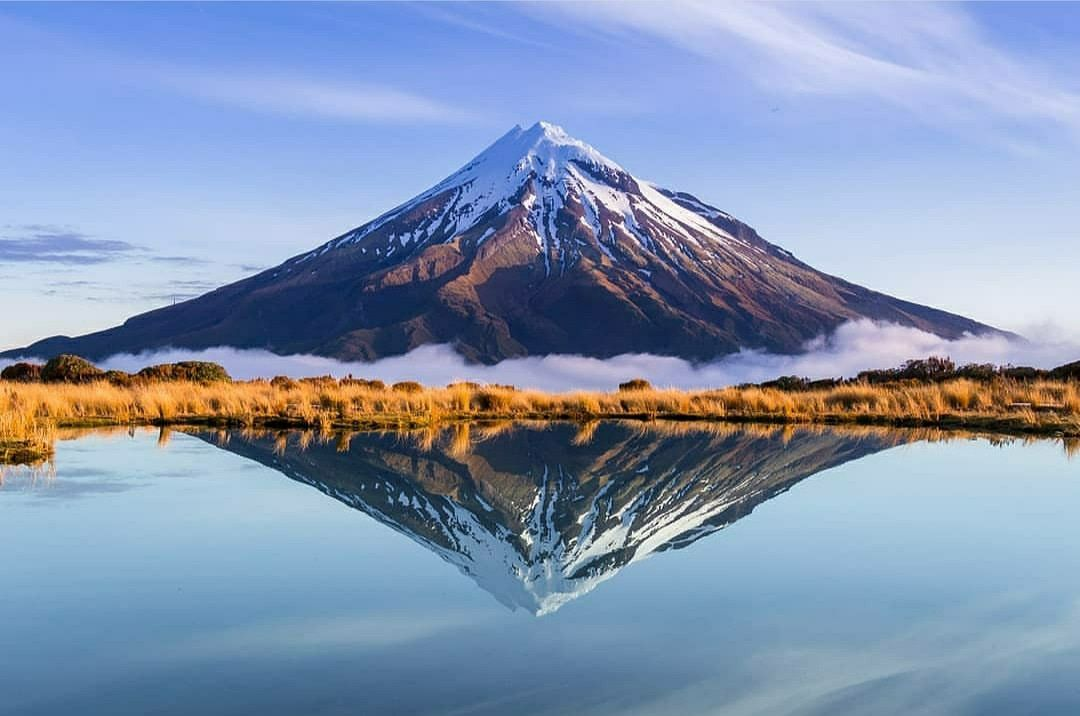
#> input picture image.jpg, 1080 x 716 px
$ python bruteForceASCIIConverter.py   (older library calls are emulated)
#> lines starting #> are read from the running program, lines starting #| are printed output that depends on the picture
import numpy as np
import cv2
import pyperclip
from PIL import ImageFont, ImageDraw, Image

laplacian = False
alphanumerics = False
density = 17
font_size_y = 18
blur = 5 # Must Be Odd

# Load the original image
oimg = cv2.imread("image.jpg")
#> oimg is the input picture: shape (716, 1080, 3); mean B, G, R 177.1, 148.5, 130.8
oimg = cv2.resize(oimg, (720, int(oimg.shape[0] *(720/oimg.shape[1]))))
#> oimg: shape (477, 720, 3)
oimg = cv2.cvtColor(oimg, cv2.COLOR_BGR2GRAY)
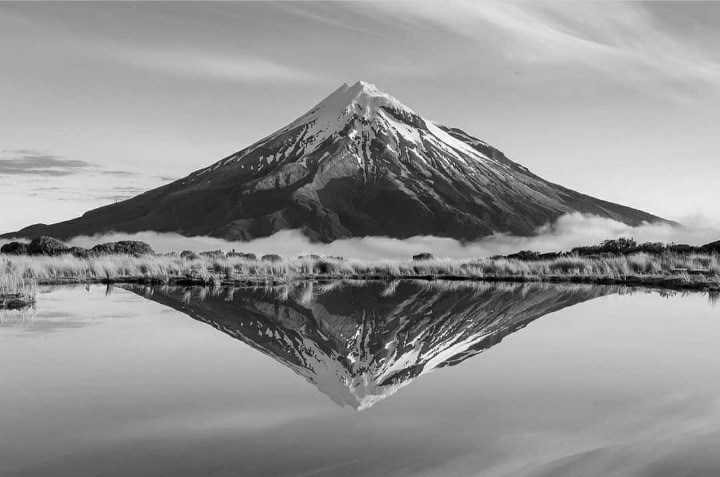
#> oimg: shape (477, 720); min 0, max 252, mean 146.4

# These settings also control the fidelity of the output image...
img = cv2.GaussianBlur(oimg, (blur, blur), 0)
img = cv2.bilateralFilter(img, blur, 20, 20)
img = cv2.Laplacian(img, cv2.CV_8U)
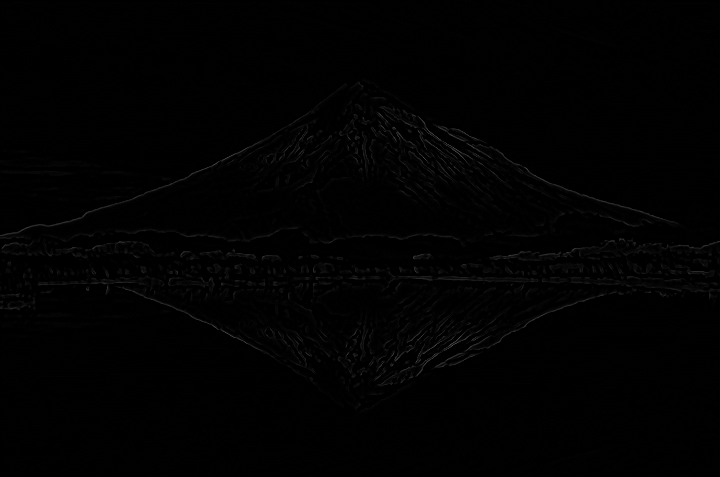
#> img: shape (477, 720); min 0, max 81, mean 1.4
img = cv2.bilateralFilter(img, blur, 200, 200)
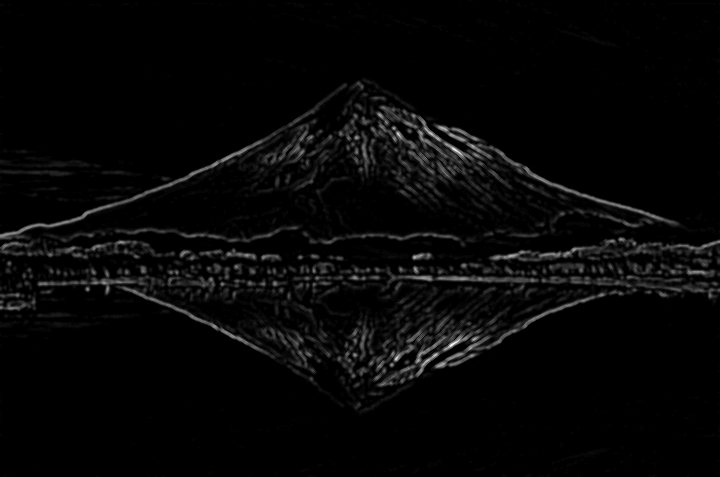
#> img: shape (477, 720); min 0, max 38, mean 1; drawn with min black and max white

img = cv2.normalize(img, img, 255, 0, cv2.NORM_MINMAX)
img = img.astype(np.float) * (density / 255)

finalImage = np.zeros(img.shape, dtype=np.uint8)

# Specify the font to create
asciiCharacters = " !\"'*+,-./:;<=>\^_`|~"
if alphanumerics:
  asciiCharacters += "?#$%&@0123456789ABCDEFGHIJKLMNOPQRSTUVWXYZabcdefghijklmnopqrstuvwxyz()[]]{}"
font_size_x = int(font_size_y * 0.45)
consolas = ImageFont.truetype("./Consolas.ttf", int(font_size_y*0.8))

asciiAtlas     = np.zeros((len(asciiCharacters), font_size_y, font_size_x), dtype=np.uint8)
laplacianAtlas = np.zeros(asciiAtlas.shape, dtype=np.uint8)
for i in range(len(asciiCharacters)):
  # Make into PIL Image
  im_p = Image.fromarray(asciiAtlas[i])
  draw = ImageDraw.Draw(im_p)
  draw.text((0, 3), asciiCharacters[i], (255), font=consolas)
  asciiAtlas[i] = np.array(im_p)

  laplacianAtlas[i] = cv2.Laplacian(asciiAtlas[i], cv2.CV_8U) if laplacian else np.copy(asciiAtlas[i])
  #laplacianAtlas[i] = cv2.GaussianBlur(laplacianAtlas[i], (3, 3), 0)
  laplacianAtlas[i] = laplacianAtlas[i].astype(np.float)
  cv2.normalize(laplacianAtlas[i], laplacianAtlas[i], 255, 0, cv2.NORM_MINMAX)

# Construct string...
outputArt = ''
for y in range(int(img.shape[0] / font_size_y)):
  for x in range(int(img.shape[1] / font_size_x)):
    imgSlice = img[y * font_size_y : (y + 1) * font_size_y, x * font_size_x : (x + 1) * font_size_x]

    # Broadcast imgSlice to the font array size...
    alphabetSubtractions = np.abs((laplacianAtlas/255) - imgSlice)
    alphabetSimilarities = np.sum(alphabetSubtractions, axis=(1, 2))
    minIndex             = np.argmin(alphabetSimilarities)

    finalImage[y * font_size_y : (y + 1) * font_size_y, x * font_size_x : (x + 1) * font_size_x] = asciiAtlas[minIndex]
    outputArt += asciiCharacters[minIndex]
  outputArt += '\r\n'
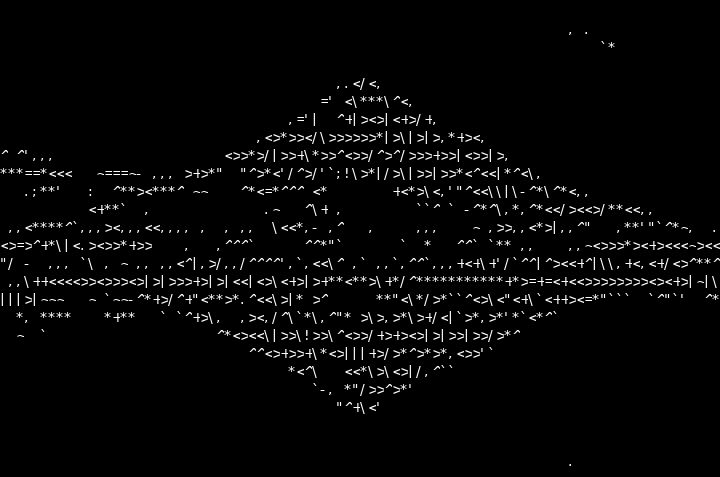
#> finalImage: shape (477, 720); min 0, max 255, mean 7

# Copy ASCII Art to clipboard
pyperclip.copy(outputArt)

# Display finished images...
cv2.imshow("Original Image", oimg)
cv2.imshow("Processed Image", img)
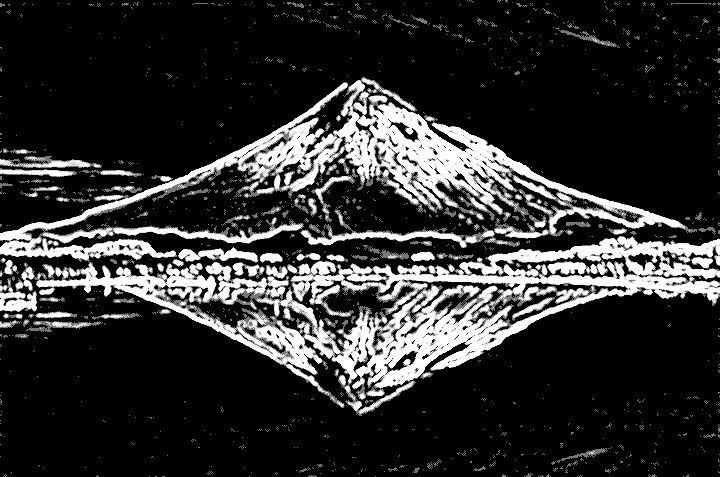
#> window 'Processed Image': shape (477, 720); min 0, max 255, mean 47.5
cv2.imshow("ASCII Atlas", laplacianAtlas[12])
cv2.imshow("ASCII Image", finalImage)
cv2.waitKey(0)
